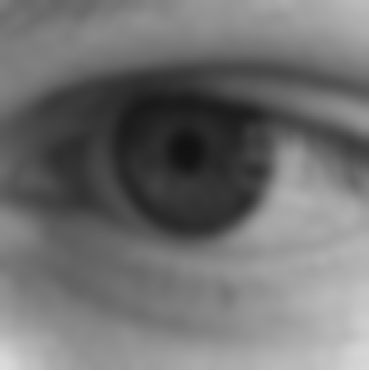
#> input picture pic1.png, 369 x 371 px
$ python lab3.py   (Python 2 division)
#> lines starting #> are read from the running program, lines starting #| are printed output that depends on the picture
#importowanie bibliotek
import numpy as np
import matplotlib.pyplot as plt
from scipy import misc as mc
#funkcja liczaca macierz wspolwystepowania
def fCoocurence(img,N,dir1):
    macierz=np.zeros((N,N))
    w1, k1=img.shape
    '''
    img=img[0:w1+dir1[0]:1,0:k1+dir1[1]:1]
    for i in range (0,255):
        W, K=np.where(img==i)
        #print W.shape
        [m]=W.shape
        [l]=K.shape
        for w in range (0,m):
            for k in range (0,l):
                if ((w+dir1[0] < w1) and (k+dir1[1] < k1) and (w+dir1[0] >0) and (k+dir1[1] >0)):
                    x = img[w,k]
                    y = img[w+dir1[0],k+dir1[1]]
                    x=x.astype('uint8')
                    y=y.astype('uint8')
                    macierz[x,y] = macierz[x,y]+1
                    '''
    W=np.zeros((w1,k1))
    p=np.linspace(0,255,N+1)
    for i in range(0,N):
        a,b=np.where((img>p[i-1])&(img<p[i+1]))
        W[a,b]=i
    #wybor kierunku - dziala tylko dla 0,1 - lewo
    if (dir1==[0,1]):
        W1=W[0:w1,0:k1-1]
        W2=W[0:w1,1:k1]
    if (dir1==[0,-1]):
        W2=W[w1:0:-1,k1-1:0:-1]
        #H2=np.fliplr(H2)
        W1=W[w1:0:-1,k1:1:-1]
        #H1=np.fliplr(H1)
        print W1
        print W2
    if (dir1==[1,0]):
        W1=W[0:w1-1,0:k1]
        W2=W[1:w1,0:k1]
        print W1
        print W2
        W1=np.rot90(W1)
        W1=np.rot90(W1)
        W2=np.rot90(W2)
        W2=np.rot90(W2)
        print W1
        print W2
    if (dir1==[-1,0]):
        W1=W[w1-1:0:-1,k1:0:-1]
        W2=W[w1:1:-1,k1:0:-1]
        print W1
        print W2
        W1=np.rot90(W1)
        W1=np.rot90(W1)
        print W1
        print W2
        W2=np.rot90(W2)
        W2=np.rot90(W2)
    #
    #
    r, t=W2.shape
    for i in range(0,r):
        for j in range(0,t):
           x=W1[i,j]
           x=x.astype('uint8')
           y=W2[i,j]
           y=y.astype('uint8')
           macierz[x,y]=macierz[x,y]+1;
    return macierz


#
#funkcja do oceny rozmycia obrazu
def rozmycie1(img):
    w,k=img.shape
    a=0
    for i in range (0,w):
        a=a+img[i,i]
    return a


#
def rozmycie2(img):
    w,k=img.shape
    a=np.sum(img>0)
    return a


#
#importowanie obrazu
img1 = mc.imread('pic1.png')
#> img1 is the input picture: shape (371, 369, 3); min 17, max 255, mean 112.7
img2=mc.imread('pic2.png')
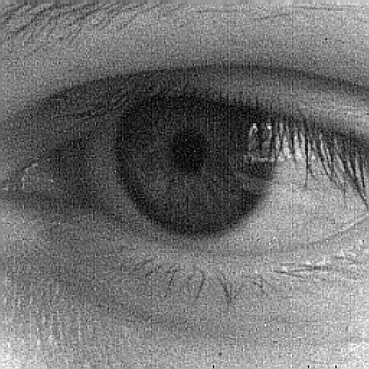
#> input picture pic2.png, 369 x 369 px
#> img2 is the input picture: shape (369, 369, 3); min 0, max 255, mean 113.1
#print img1.shape
#zmiana na szarosci
r1=img1[:,:,0]
g1=img1[:,:,1]
b1=img1[:,:,2]
y1=0.2126*r1+0.7152*g1+0.0722*b1
plt.subplot(2,2,1)
plt.imshow(y1,cmap=plt.cm.gray,vmin=0, vmax=255)
r2=img2[:,:,0]
g2=img2[:,:,1]
b2=img2[:,:,2]
y2=0.2126*r2+0.7152*g2+0.0722*b2
plt.subplot(2,2,3)
plt.imshow(y2,cmap=plt.cm.gray,vmin=0, vmax=255)
#liczenie macierzy wspolwystepowania
#kierunek relacji
xy1=[0,1]
xy2=[0,-1]
xy3=[1,0]
xy4=[-1,0]
#0,1
mw1=fCoocurence(y1,256,xy1)
#> after the loop in fCoocurence, `for i in range(0,r):`:
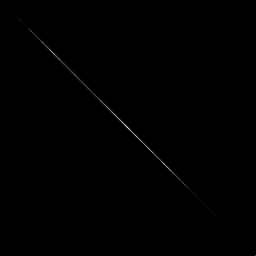
#> macierz: shape (256, 256) float64; min 0, max 1174, mean 2.1; drawn with min black and max white
mw2=fCoocurence(y2,256,xy1)
#> call 2 of fCoocurence, with N = 256
#> in fCoocurence (call 2), `W1=W[0:w1,0:k1-1]`:
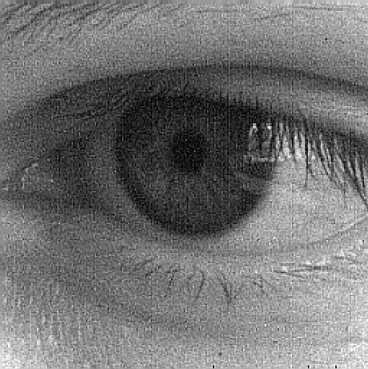
#> W1: shape (369, 368) float64; min 0, max 255, mean 114
#> in fCoocurence (call 2), `W2=W[0:w1,1:k1]`:
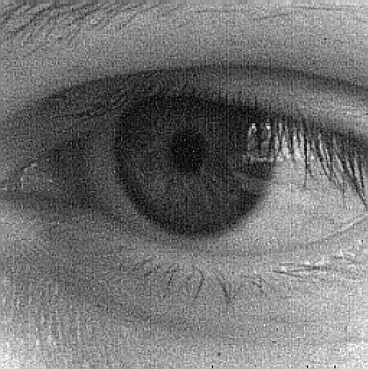
#> W2: shape (369, 368) float64; min 0, max 255, mean 114.1
#> after the loop in fCoocurence (call 2), `for i in range(0,r):`:
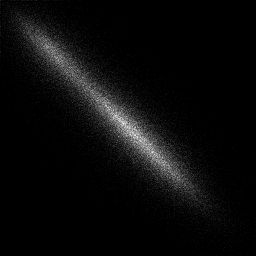
#> macierz: shape (256, 256) float64; min 0, max 49, mean 2.1; drawn with min black and max white
plt.subplot(2,2,2)
#print mw1
plt.imshow(mw1,cmap=plt.cm.gray,vmin=0, vmax=255)
plt.subplot(2,2,4)
#print mw2
plt.imshow(mw2,cmap=plt.cm.gray,vmin=0, vmax=255)
print "Stopien rozmycia jako suma wartosci pikseli na przekatnej. \nIm wiecej tym bardziej rozmyte : "
print rozmycie1(mw1)
#> the loop in rozmycie1, `for i in range (0,w):` made 256 passes
#> a on passes 1 to 3: 0, 0, 0
#> after the loop in rozmycie1, `for i in range (0,w):`: a = 80190
#| 80190.0
print rozmycie1(mw2)
#> the loop in rozmycie1 (call 2), `for i in range (0,w):` made 256 passes
#> a on passes 1 to 3: 8, 8, 9
#| 4272.0
print "Stopien rozmycia jako ilosc pikseli roznych od 0. \nIm mniej tym bardziej rozmyte : "
print rozmycie2(mw1)
#> in rozmycie2, `a=np.sum(img>0)`: a = 1554
#| 1554
print rozmycie2(mw2)
#| 20961
'''
#0,-1
mw1=fCoocurence(y1,10,xy2)
mw2=fCoocurence(y2,10,xy2)
plt.subplot(2,5,3)
#print mw1
plt.imshow(mw1,cmap=plt.cm.gray,vmin=0, vmax=255)
plt.subplot(2,5,8)
#print mw2
plt.imshow(mw2,cmap=plt.cm.gray,vmin=0, vmax=255)
print rozmycie(mw1)
print rozmycie(mw2)
#1,0
mw1=fCoocurence(y1,10,xy3)
mw2=fCoocurence(y2,10,xy3)
plt.subplot(2,5,4)
#print mw1
plt.imshow(mw1,cmap=plt.cm.gray,vmin=0, vmax=255)
plt.subplot(2,5,9)
#print mw2
plt.imshow(mw2,cmap=plt.cm.gray,vmin=0, vmax=255)
print rozmycie(mw1)
print rozmycie(mw2)
#-1,0
mw1=fCoocurence(y1,10,xy4)
mw2=fCoocurence(y2,10,xy4)
plt.subplot(2,5,5)
#print mw1
plt.imshow(mw1,cmap=plt.cm.gray,vmin=0, vmax=255)
plt.subplot(2,5,10)
#print mw2
plt.imshow(mw2,cmap=plt.cm.gray,vmin=0, vmax=255)
#rozmycie
print rozmycie(mw1)
print rozmycie(mw2)
'''
plt.show()
